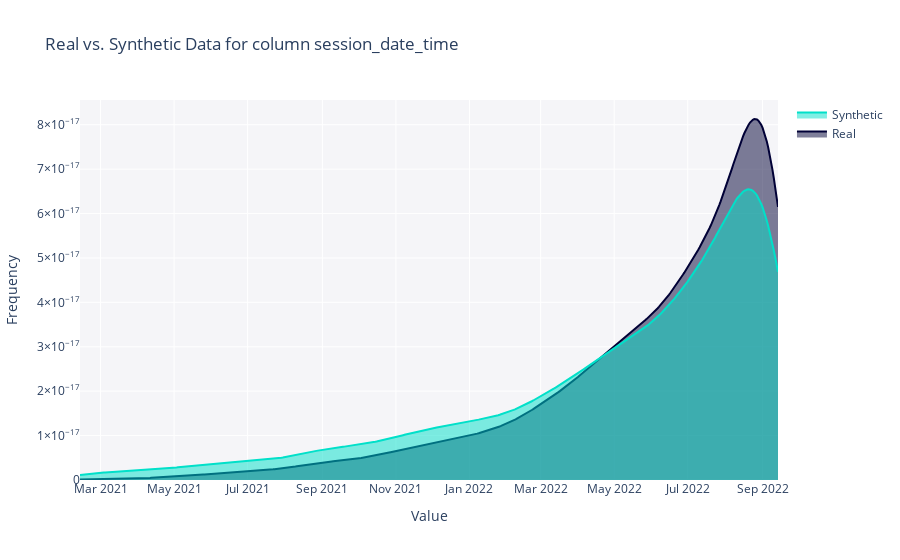
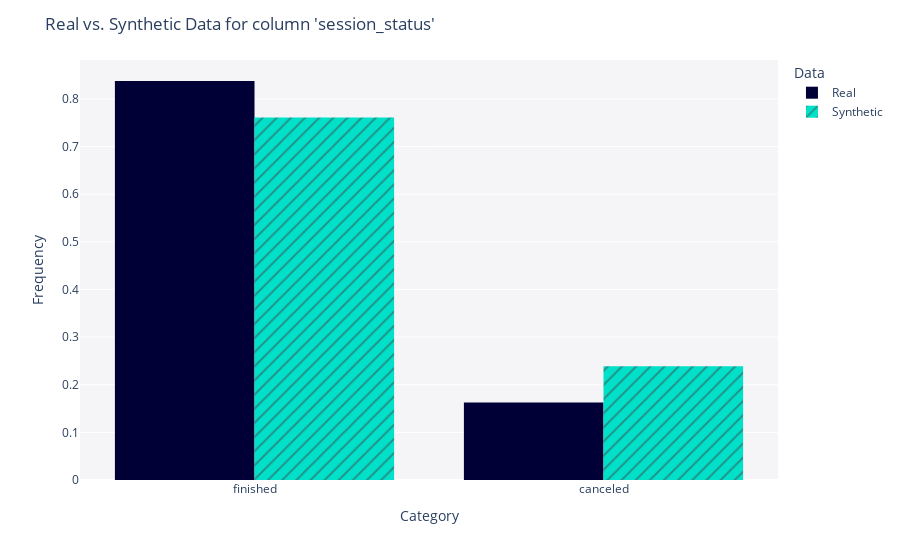
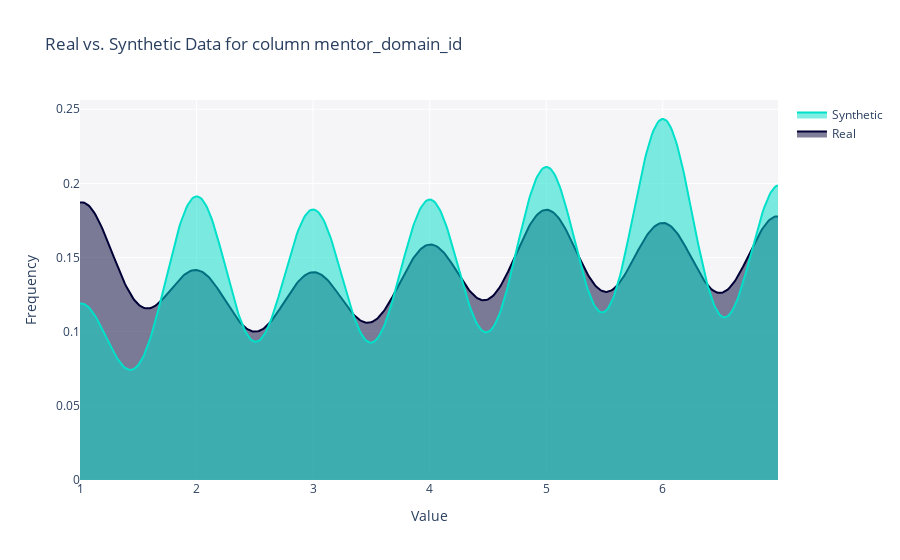
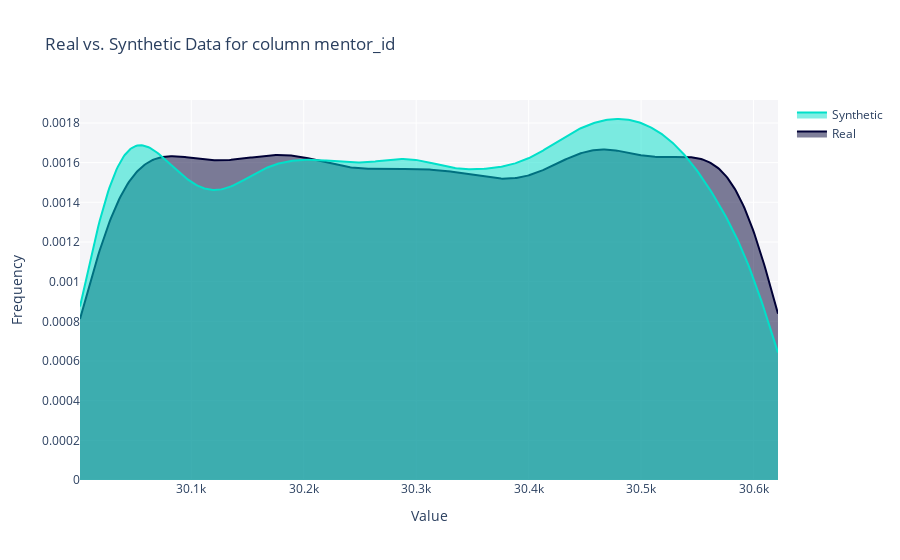

Notebook source saved alongside these figures, in order:
### Code cell
for col in synthetic_data_with_conditions.columns:
    try:
        fig = get_column_plot(
            real_data=sessions_and_users1,
            synthetic_data=synthetic_data_with_conditions,
            column_name=col, metadata=metadata)

        fig.show()
    except ValueError:
        continue

### Figure 1 — Plotly figure (JSON) as saved in the notebook; plotly's stock layout.template omitted (floating-point values rounded to 4 significant figures; data arrays with more than 128 entries replaced by an {"elided": "..."} marker saying what was removed)
{"data": [{"fill": "tozeroy", "hovertemplate": "<b>Real</b><br>Value: %{x}<br>Frequency: %{y}<extra></extra>", "legendgroup": "Real", "marker": {"color": "#000036"}, "mode": "lines", "name": "Real", "showlegend": true, "type": "scatter", "x": {"elided": "500 str values"}, "xaxis": "x", "y": {"elided": "500 float values"}, "yaxis": "y"}, {"fill": "tozeroy", "hovertemplate": "<b>Synthetic</b><br>Value: %{x}<br>Frequency: %{y}<extra></extra>", "legendgroup": "Synthetic", "marker": {"color": "#01E0C9"}, "mode": "lines", "name": "Synthetic", "showlegend": true, "type": "scatter", "x": {"elided": "500 str values"}, "xaxis": "x", "y": {"elided": "500 float values"}, "yaxis": "y"}], "layout": {"barmode": "overlay", "hovermode": "closest", "legend": {"traceorder": "reversed"}, "plot_bgcolor": "#F5F5F8", "title": {"text": "Real vs. Synthetic Data for column session_date_time"}, "xaxis": {"anchor": "y2", "domain": [0, 1], "title": {"text": "Value"}, "zeroline": false}, "yaxis": {"anchor": "free", "domain": [0, 1], "position": 0, "title": {"text": "Frequency"}}}}

### Figure 2 — Plotly figure (JSON) as saved in the notebook; plotly's stock layout.template omitted (floating-point values rounded to 4 significant figures; data arrays with more than 128 entries replaced by an {"elided": "..."} marker saying what was removed)
{"data": [{"alignmentgroup": "True", "bingroup": "x", "histnorm": "probability density", "hovertemplate": "<b>Real</b><br>Frequency: %{y}<extra></extra>", "legendgroup": "Real", "marker": {"color": "#000036", "pattern": {"shape": ""}}, "name": "Real", "offsetgroup": "Real", "orientation": "v", "showlegend": true, "type": "histogram", "x": {"elided": "6524 str values"}, "xaxis": "x", "yaxis": "y"}, {"alignmentgroup": "True", "bingroup": "x", "histnorm": "probability density", "hovertemplate": "<b>Synthetic</b><br>Frequency: %{y}<extra></extra>", "legendgroup": "Synthetic", "marker": {"color": "#01E0C9", "pattern": {"shape": "/"}}, "name": "Synthetic", "offsetgroup": "Synthetic", "orientation": "v", "showlegend": true, "type": "histogram", "x": {"elided": "10421 str values"}, "xaxis": "x", "yaxis": "y"}], "layout": {"barmode": "group", "legend": {"title": {"text": "Data"}, "tracegroupgap": 0}, "margin": {"t": 60}, "plot_bgcolor": "#F5F5F8", "title": {"text": "Real vs. Synthetic Data for column 'session_status'"}, "xaxis": {"anchor": "y", "domain": [0, 1], "title": {"text": "Category"}}, "yaxis": {"anchor": "x", "domain": [0, 1], "title": {"text": "Frequency"}}}}

### Figure 3 — Plotly figure (JSON) as saved in the notebook; plotly's stock layout.template omitted (floating-point values rounded to 4 significant figures; data arrays with more than 128 entries replaced by an {"elided": "..."} marker saying what was removed)
{"data": [{"fill": "tozeroy", "hovertemplate": "<b>Real</b><br>Value: %{x}<br>Frequency: %{y}<extra></extra>", "legendgroup": "Real", "marker": {"color": "#000036"}, "mode": "lines", "name": "Real", "showlegend": true, "type": "scatter", "x": {"elided": "500 float values"}, "xaxis": "x", "y": {"elided": "500 float values"}, "yaxis": "y"}, {"fill": "tozeroy", "hovertemplate": "<b>Synthetic</b><br>Value: %{x}<br>Frequency: %{y}<extra></extra>", "legendgroup": "Synthetic", "marker": {"color": "#01E0C9"}, "mode": "lines", "name": "Synthetic", "showlegend": true, "type": "scatter", "x": {"elided": "500 float values"}, "xaxis": "x", "y": {"elided": "500 float values"}, "yaxis": "y"}], "layout": {"barmode": "overlay", "hovermode": "closest", "legend": {"traceorder": "reversed"}, "plot_bgcolor": "#F5F5F8", "title": {"text": "Real vs. Synthetic Data for column mentor_domain_id"}, "xaxis": {"anchor": "y2", "domain": [0, 1], "title": {"text": "Value"}, "zeroline": false}, "yaxis": {"anchor": "free", "domain": [0, 1], "position": 0, "title": {"text": "Frequency"}}}}

### Figure 4 — Plotly figure (JSON) as saved in the notebook; plotly's stock layout.template omitted (floating-point values rounded to 4 significant figures; data arrays with more than 128 entries replaced by an {"elided": "..."} marker saying what was removed)
{"data": [{"fill": "tozeroy", "hovertemplate": "<b>Real</b><br>Value: %{x}<br>Frequency: %{y}<extra></extra>", "legendgroup": "Real", "marker": {"color": "#000036"}, "mode": "lines", "name": "Real", "showlegend": true, "type": "scatter", "x": {"elided": "500 float values"}, "xaxis": "x", "y": {"elided": "500 float values"}, "yaxis": "y"}, {"fill": "tozeroy", "hovertemplate": "<b>Synthetic</b><br>Value: %{x}<br>Frequency: %{y}<extra></extra>", "legendgroup": "Synthetic", "marker": {"color": "#01E0C9"}, "mode": "lines", "name": "Synthetic", "showlegend": true, "type": "scatter", "x": {"elided": "500 float values"}, "xaxis": "x", "y": {"elided": "500 float values"}, "yaxis": "y"}], "layout": {"barmode": "overlay", "hovermode": "closest", "legend": {"traceorder": "reversed"}, "plot_bgcolor": "#F5F5F8", "title": {"text": "Real vs. Synthetic Data for column mentor_id"}, "xaxis": {"anchor": "y2", "domain": [0, 1], "title": {"text": "Value"}, "zeroline": false}, "yaxis": {"anchor": "free", "domain": [0, 1], "position": 0, "title": {"text": "Frequency"}}}}
